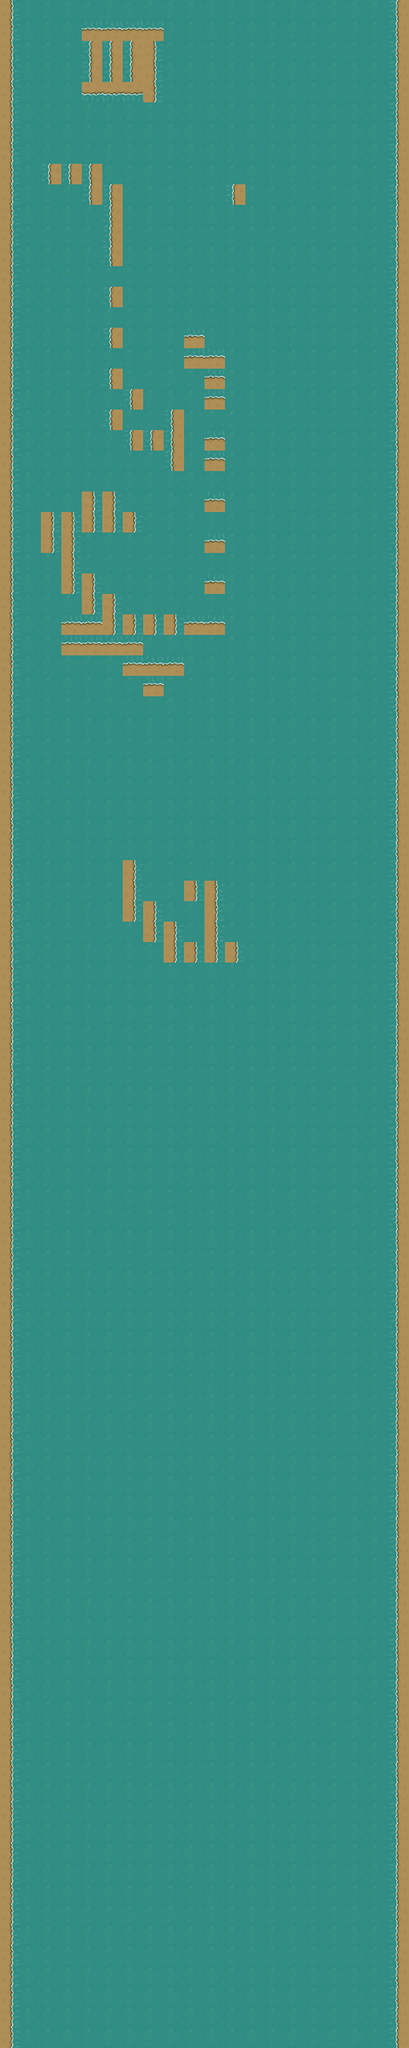

Tiled map render using the project's own tile images. Description and the map definition, with tile-layer contents summarised, below:
An orthogonal 20x100 tile map with 40x40 px tiles, 1 tile layer (Tile Layer 1).

<map version="1.0" orientation="orthogonal" width="20" height="100" tilewidth="40" tileheight="40">
 <tileset firstgid="1" name="land" tilewidth="40" tileheight="40">
  <image source="../graphics/terrain/land_sheet.png" width="200" height="40" />
 </tileset>
 <layer name="Tile Layer 1" width="20" height="100">
  <data>[2000 cells, 2000 non-empty, 5 distinct tile ids]</data>
 </layer>
</map>